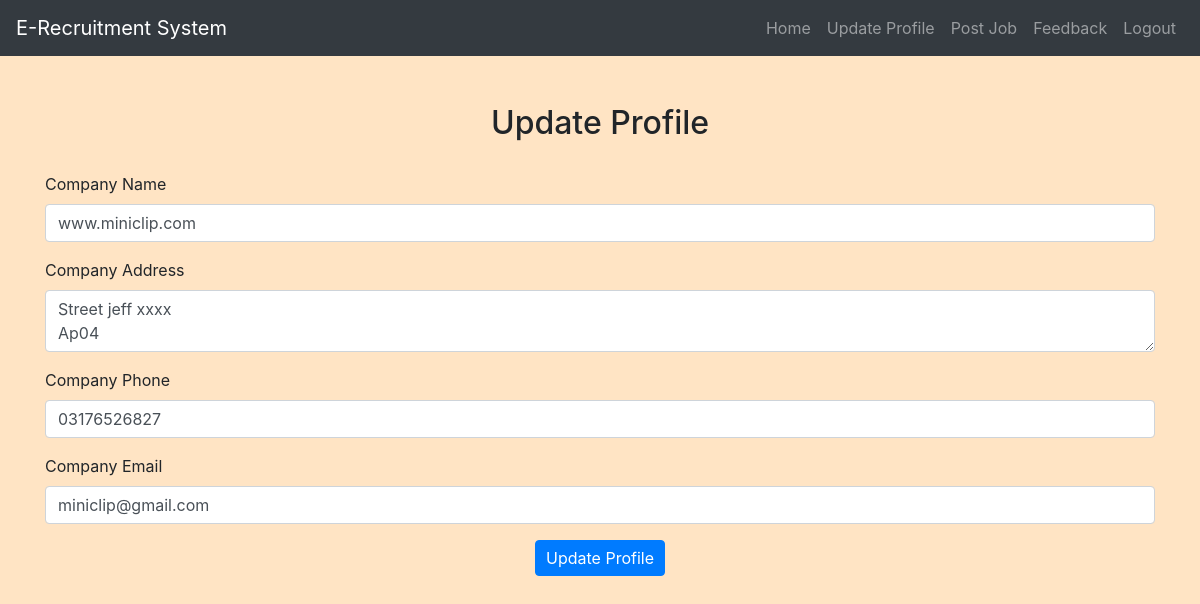
The app's page /recruiter/update_profile.php (signed in) with its own data.
### tables this page shows
CREATE TABLE `recruiters` (
  `recruiter_id` int(11) NOT NULL,
  `company_name` varchar(255) DEFAULT NULL,
  `company_address` text DEFAULT NULL,
  `company_phone` varchar(20) DEFAULT NULL,
  `company_email` varchar(100) DEFAULT NULL,
  `job_posting_status` enum('active','deactivated') DEFAULT 'active'
);

### recruiter/update_profile.php (the view, shortened to what this page needs)
<?php
include('config.php');
$company_name = $company_address = $company_phone = $company_email = "";
$id = $_SESSION["id"];
$sql = "SELECT * FROM Recruiters WHERE recruiter_id = ?";
$stmt = mysqli_prepare($conn, $sql);
mysqli_stmt_bind_param($stmt, "i", $id);
mysqli_stmt_execute($stmt);
$result = mysqli_stmt_get_result($stmt);
$recruiter = mysqli_fetch_assoc($result);
if ($recruiter) {
    $company_name = $recruiter['company_name'];
    $company_address = $recruiter['company_address'];
    $company_phone = $recruiter['company_phone'];
    $company_email = $recruiter['company_email'];
}
?>
<!DOCTYPE html>
<html>
<head>
    <link rel="stylesheet" href="https://maxcdn.bootstrapcdn.com/bootstrap/4.5.2/css/bootstrap.min.css">
    <link rel="stylesheet" href="./css/style.css">
</head>
<body>
<?php include('navbar.php'); ?>
    <div class="container mt-5">
        <h2 class="text-center">Update Profile</h2>
        <form action="<?php echo htmlspecialchars($_SERVER["PHP_SELF"]); ?>" method="post">
            <div class="form-group">
                <label>Company Name</label>
                <input type="text" name="company_name" class="form-control" value="<?php echo htmlspecialchars($company_name); ?>">
            </div>
            <div class="form-group">
                <label>Company Address</label>
                <textarea name="company_address" class="form-control"><?php echo htmlspecialchars($company_address); ?></textarea>
            </div>
            <div class="form-group">
                <label>Company Phone</label>
                <input type="text" name="company_phone" class="form-control" value="<?php echo htmlspecialchars($company_phone); ?>">
            </div>
            <div class="form-group">
                <label>Company Email</label>
                <input type="email" name="company_email" class="form-control" value="<?php echo htmlspecialchars($company_email); ?>">
            </div>
            <div class="form-group text-center">
                <input type="submit" value="Update Profile" class="btn btn-primary">
            </div>
        </form>
    </div>
</body>
</html>

### recruiter/css/style.css (style rules this page uses)
body { background-color: bisque; }
h1, h2, h3, h4 { text-align: center; margin-top: 30px; margin-bottom: 30px; }
.btn-primary { padding: 5px 10px; }

### records on screen
recruiters: company_name "www.miniclip.com", company_address "Street jeff xxxx Ap04", company_phone "03176526827", company_email "miniclip@gmail.com"
